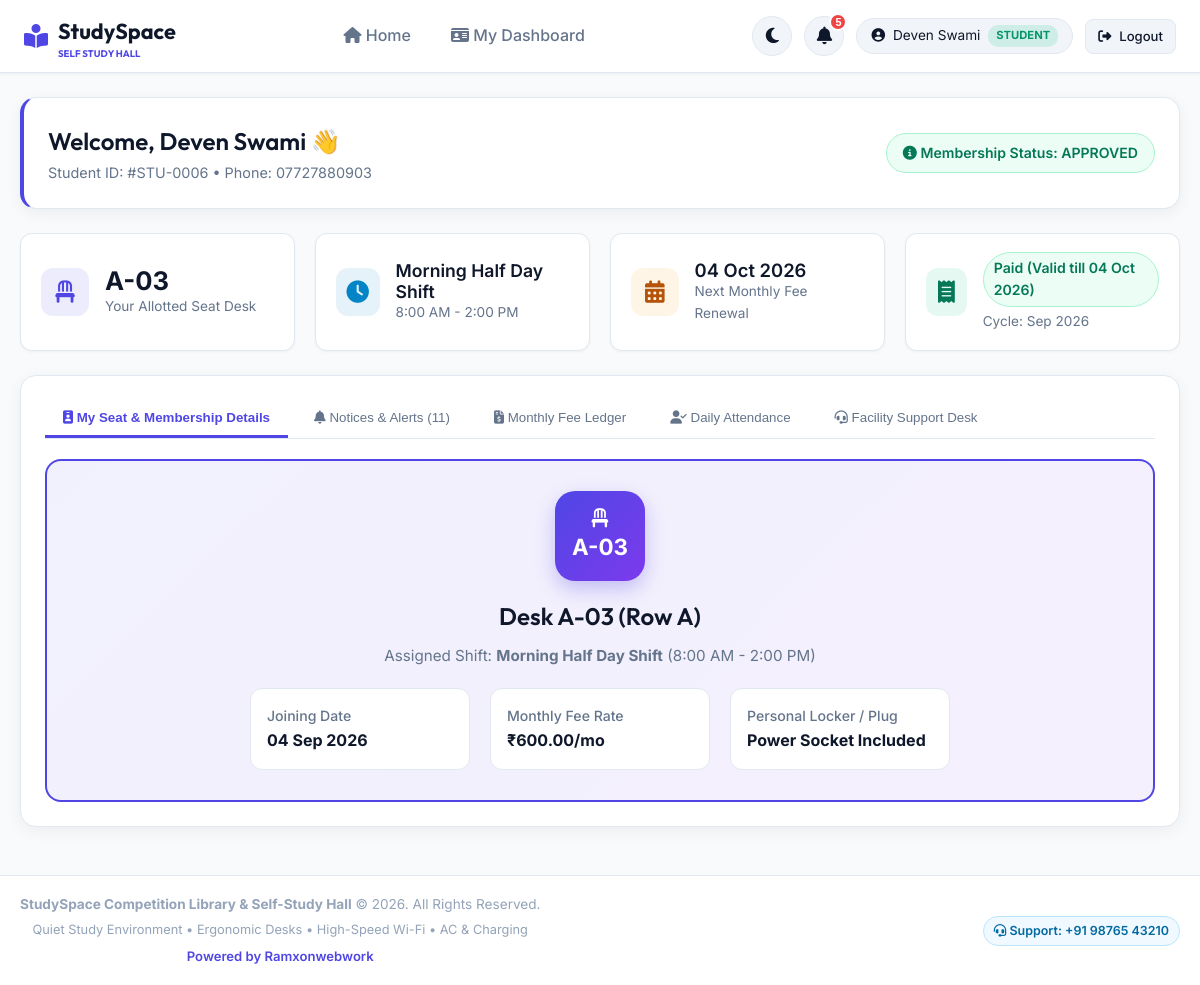
The app's page /student_dashboard.php (signed in) with its own data.
### tables this page shows
CREATE TABLE users (
        id INTEGER PRIMARY KEY AUTOINCREMENT,
        name TEXT NOT NULL,
        email TEXT UNIQUE NOT NULL,
        phone TEXT NOT NULL,
        password TEXT NOT NULL,
        role TEXT NOT NULL DEFAULT 'student', -- 'admin' or 'student'
        emergency_contact TEXT,
        id_proof_type TEXT, -- 'Aadhaar', 'Voter ID', 'Driving License', 'Student ID'
        id_proof_no TEXT,
        status TEXT NOT NULL DEFAULT 'pending', -- 'pending', 'approved', 'hold', 'cancelled'
        created_at DATETIME DEFAULT CURRENT_TIMESTAMP
    , otp_code TEXT, otp_expires_at DATETIME, registered_device_id TEXT, father_name TEXT, address TEXT, is_deleted INTEGER DEFAULT 0, deleted_at DATETIME);

### config/auth.php (called while the page is built, shortened)
<?php
require_once __DIR__ . '/db.php';
function is_logged_in() {
    return isset($_SESSION['user_id']);
}
function current_user() {
    global $pdo;
    $stmt = $pdo->prepare("SELECT * FROM users WHERE id = ?");
    $stmt->execute([$_SESSION['user_id']]);
    return $stmt->fetch();
}
function is_admin() {
    $user = current_user();
    return $user && $user['role'] === 'admin';
}
function format_currency($amount) {
    return '₹' . number_format($amount, 2);
}
function format_date($date_str) {
    return date('d M Y', strtotime($date_str));
}
function get_student_fee_status($pdo, $allocation_id, $start_date) {
    $start = new DateTime($start_date);
    $day_of_month = (int)$start->format('d');
    $stmt = $pdo->prepare("SELECT month_year, paid_date, due_date, amount, payment_mode, receipt_no FROM fee_payments WHERE allocation_id = ? AND payment_status = 'paid' ORDER BY month_year ASC");
    $stmt->execute([$allocation_id]);
    $paid_records = $stmt->fetchAll(PDO::FETCH_ASSOC);
    $paid_months = array_column($paid_records, 'month_year');
    $start_year = (int)$start->format('Y');
    $start_month = (int)$start->format('m');
    $curr_dt = new DateTime(sprintf("%04d-%02d-01", $start_year, $start_month));
    $today = new DateTime();
    $today_str = $today->format('Y-m-d');
    $target_month = null;
    $target_due_date = null;
    $last_paid_due_date = null;
    for ($i = 0; $i < 36; $i++) {
        $m_str = $curr_dt->format('Y-m');
        $days_in_m = (int)$curr_dt->format('t');
        $actual_day = min($day_of_month, $days_in_m);
        $due_str = sprintf("%s-%02d", $m_str, $actual_day);
        if (in_array($m_str, $paid_months)) {
            $last_paid_due_date = $due_str;
        } else {
            $target_month = $m_str;
            $target_due_date = $due_str;
            break;
        }
        $curr_dt->modify('+1 month');
    }
    $current_month_str = date('Y-m');
    $is_current_paid = in_array($current_month_str, $paid_months);
    if ($is_current_paid || ($last_paid_due_date && $today_str < $target_due_date)) {
        return [
            'status' => 'paid',
            'label' => 'Paid (Valid till ' . date('d M Y', strtotime($target_due_date)) . ')',
            'badge_class' => 'badge-success',
            'due_date' => $target_due_date,
            'target_month' => $target_month,
            'target_month_label' => date('F Y', strtotime($target_month . '-01')) . ' (Advance)',
            'is_advance' => true,
            'last_paid_due' => $last_paid_due_date
        ];
    }
}
?>

### student_dashboard.php (the view, shortened to what this page needs)
<?php
require_once __DIR__ . '/includes/header.php';
$user = current_user();
$stmt_alloc = $pdo->prepare("
    SELECT a.*, s.seat_number, s.row_label, sh.name as shift_name, sh.start_time, sh.end_time, sh.fee_amount
    FROM allocations a
    JOIN seats s ON a.seat_id = s.id
    JOIN shifts sh ON a.shift_id = sh.id
    WHERE a.user_id = ?
    ORDER BY a.id DESC LIMIT 1
");
$stmt_alloc->execute([$user['id']]);
$allocation = $stmt_alloc->fetch();
$fee_info = null;
if ($allocation) {
    $fee_info = get_student_fee_status($pdo, $allocation['id'], $allocation['start_date']);
}
$stmt_notifs = $pdo->prepare("
    SELECT * FROM notifications
    WHERE user_id = 0 OR user_id = ?
    ORDER BY id DESC
");
$stmt_notifs->execute([$user['id']]);
$student_notifs = $stmt_notifs->fetchAll();
$notif_count = count($student_notifs);
$active_tab = $_GET['tab'] ?? 'tabSeatInfo';
?>
<div class="card" style="border-left: 4px solid var(--accent-primary);">
    <div style="display: flex; justify-content: space-between; align-items: center; flex-wrap: wrap; gap: 15px;">
        <div>
            <h2>Welcome, <?php echo htmlspecialchars($user['name']); ?> 👋</h2>
            <p style="color: var(--text-muted); font-size: 0.9rem;">
                Student ID: #STU-<?php echo sprintf("%04d", $user['id']); ?> &bull; Phone: <?php echo htmlspecialchars($user['phone']); ?>
            </p>
        </div>
        <div>
            <?php
            $status_class = 'badge-warning';
            if ($user['status'] === 'approved') $status_class = 'badge-success';
            ?>
            <span class="badge <?php echo $status_class; ?>" style="font-size: 0.88rem; padding: 8px 16px;">
                <i class="fas fa-info-circle"></i> Membership Status: <?php echo strtoupper($user['status']); ?>
            </span>
        </div>
    </div>
</div>
<div class="grid-4">
    <div class="stat-card">
        <div class="stat-icon" style="background: rgba(79, 70, 229, 0.1); color: var(--accent-primary);">
            <i class="fas fa-chair"></i>
        </div>
        <div>
            <div class="stat-value">
                <?php echo $allocation ? htmlspecialchars($allocation['seat_number']) : 'Unassigned'; ?>
            </div>
            <div class="stat-label">Your Allotted Seat Desk</div>
        </div>
    </div>
    <div class="stat-card">
        <div class="stat-icon" style="background: rgba(2, 132, 199, 0.1); color: #0284c7;">
            <i class="fas fa-clock"></i>
        </div>
        <div>
            <div class="stat-value" style="font-size: 1.1rem; font-weight: 600;">
                <?php echo $allocation ? htmlspecialchars($allocation['shift_name']) : 'N/A'; ?>
            </div>
            <div class="stat-label">
                <?php if ($allocation): ?>
                    <?php echo date('g:i A', strtotime($allocation['start_time'])); ?> - <?php echo date('g:i A', strtotime($allocation['end_time'])); ?>
                <?php else: ?>
                    Awaiting Admin Approval
                <?php endif; ?>
            </div>
        </div>
    </div>
    <div class="stat-card">
        <div class="stat-icon" style="background: rgba(245, 158, 11, 0.1); color: #b45309;">
            <i class="fas fa-calendar-alt"></i>
        </div>
        <div>
            <div class="stat-value" style="font-size: 1.15rem; font-weight: 600;">
                <?php echo $fee_info ? date('d M Y', strtotime($fee_info['due_date'])) : 'N/A'; ?>
            </div>
            <div class="stat-label">Next Monthly Fee Renewal</div>
        </div>
    </div>
    <div class="stat-card">
        <div class="stat-icon" style="background: rgba(16, 185, 129, 0.1); color: #047857;">
            <i class="fas fa-receipt"></i>
        </div>
        <div>
            <?php if ($fee_info): ?>
                <span class="badge <?php echo $fee_info['badge_class']; ?>" style="font-size: 0.88rem;">
                    <?php echo $fee_info['label']; ?>
                </span>
                <div class="stat-label" style="margin-top: 4px;">Cycle: <?php echo date('M Y'); ?></div>
            <?php else: ?>
                <div class="stat-value" style="font-size: 0.95rem;">Pending Allotment</div>
            <?php endif; ?>
        </div>
    </div>
</div>
<div class="card" style="margin-top: 24px;">
    <div class="tab-navigation">
        <button class="tab-btn <?php echo $active_tab === 'tabSeatInfo' ? 'active' : ''; ?>" data-tab="tabSeatInfo"><i class="fas fa-id-badge"></i> My Seat & Membership Details</button>
        <button class="tab-btn <?php echo $active_tab === 'tabNotifs' ? 'active' : ''; ?>" data-tab="tabNotifs"><i class="fas fa-bell"></i> Notices & Alerts (<?php echo $notif_count; ?>)</button>
        <button class="tab-btn <?php echo $active_tab === 'tabFees' ? 'active' : ''; ?>" data-tab="tabFees"><i class="fas fa-file-invoice-dollar"></i> Monthly Fee Ledger</button>
        <button class="tab-btn <?php echo $active_tab === 'tabAttendance' ? 'active' : ''; ?>" data-tab="tabAttendance"><i class="fas fa-user-check"></i> Daily Attendance</button>
        <button class="tab-btn <?php echo $active_tab === 'tabSupport' ? 'active' : ''; ?>" data-tab="tabSupport"><i class="fas fa-headset"></i> Facility Support Desk</button>
    </div>
    <div id="tabSeatInfo" class="tab-pane <?php echo $active_tab === 'tabSeatInfo' ? 'active' : ''; ?>">
        <?php if ($allocation && $user['status'] === 'approved'): ?>
            <div class="my-seat-hero">
                <div class="my-seat-badge">
                    <i class="fas fa-chair" style="font-size: 1.2rem; margin-bottom: 2px;"></i>
                    <span><?php echo htmlspecialchars($allocation['seat_number']); ?></span>
                </div>
                <h2 style="margin-bottom: 8px;">Desk <?php echo htmlspecialchars($allocation['seat_number']); ?> (Row <?php echo htmlspecialchars($allocation['row_label']); ?>)</h2>
                <p style="color: var(--text-muted); font-size: 0.95rem; margin-bottom: 20px;">
                    Assigned Shift: <strong><?php echo htmlspecialchars($allocation['shift_name']); ?></strong> (<?php echo date('g:i A', strtotime($allocation['start_time'])); ?> - <?php echo date('g:i A', strtotime($allocation['end_time'])); ?>)
                </p>
                <div class="grid-3" style="max-width: 700px; margin: 0 auto; text-align: left;">
                    <div style="background: var(--bg-surface); padding: 16px; border-radius: var(--radius-md); border: 1px solid var(--border-color);">
                        <label class="form-label" style="margin:0;">Joining Date</label>
                        <strong><?php echo format_date($allocation['start_date']); ?></strong>
                    </div>
                    <div style="background: var(--bg-surface); padding: 16px; border-radius: var(--radius-md); border: 1px solid var(--border-color);">
                        <label class="form-label" style="margin:0;">Monthly Fee Rate</label>
                        <strong><?php echo format_currency($allocation['fee_amount']); ?>/mo</strong>
                    </div>
                    <div style="background: var(--bg-surface); padding: 16px; border-radius: var(--radius-md); border: 1px solid var(--border-color);">
                        <label class="form-label" style="margin:0;">Personal Locker / Plug</label>
                        <strong>Power Socket Included</strong>
                    </div>
                </div>
            </div>
        <?php endif; ?>
    </div>
</div>
<?php require_once __DIR__ . '/includes/footer.php'; ?>

### includes/header.php (shortened to what this page needs)
<?php
require_once __DIR__ . '/../config/auth.php';
$user = current_user();
$unread_count = 0;
if (is_logged_in()) {
    $uid = $user['id'];
    if ($user['role'] === 'admin') {
        $stmt_hn = $pdo->query("SELECT n.*, u.name as student_name FROM notifications n LEFT JOIN users u ON n.user_id = u.id ORDER BY n.id DESC LIMIT 5");
    } else {
        $stmt_hn = $pdo->prepare("SELECT * FROM notifications WHERE user_id = 0 OR user_id = ? ORDER BY id DESC LIMIT 5");
        $stmt_hn->execute([$uid]);
    }
    $header_notifs = $stmt_hn->fetchAll();
    $unread_count = count($header_notifs);
}
?>
<!DOCTYPE html>
<html lang="en" data-theme="light">
<head>
    <link rel="stylesheet" href="https://cdnjs.cloudflare.com/ajax/libs/font-awesome/6.4.0/css/all.min.css">
    <link rel="stylesheet" href="assets/css/style.css">
</head>
<body>
    <nav class="navbar">
        <div class="nav-container">
            <a href="index.php" class="brand-logo">
                <i class="fas fa-book-reader"></i>
                <span>StudySpace <small style="font-size:0.6rem; color:var(--accent-primary); display:block; line-height:1;">SELF STUDY HALL</small></span>
            </a>
            <ul class="nav-links">
                <li><a href="index.php" class="nav-link"><i class="fas fa-home"></i> Home</a></li>
                <?php if (is_logged_in()): ?>
                    <?php if (is_admin()): ?>
                        <li><a href="admin_dashboard.php" class="nav-link"><i class="fas fa-chart-line"></i> Admin Dashboard</a></li>
                    <?php else: ?>
                        <li><a href="student_dashboard.php" class="nav-link"><i class="fas fa-id-card"></i> My Dashboard</a></li>
                    <?php endif; ?>
                <?php endif; ?>
            </ul>
            <div class="nav-user">
                <button id="themeToggleBtn" class="theme-toggle-btn" title="Toggle Light / Dark Mode">
                </button>
                <?php if (is_logged_in()): ?>
                    <div class="notif-dropdown-wrapper">
                        <button id="notifBellBtn" class="theme-toggle-btn" title="Notifications & Notices">
                            <i class="fas fa-bell"></i>
                            <?php if ($unread_count > 0): ?>
                                <span class="notif-badge"><?php echo $unread_count; ?></span>
                            <?php endif; ?>
                        </button>
                                <?php if (is_admin()): ?>
                                    <a href="admin_dashboard.php?tab=notifs">View All Notifications in Admin &rarr;</a>
                                <?php else: ?>
                                    <a href="student_dashboard.php?tab=tabNotifs">View All Notices &rarr;</a>
                                <?php endif; ?>
                    </div>
                    <div class="user-badge">
                        <i class="fas fa-user-circle"></i>
                        <span><?php echo htmlspecialchars($user['name']); ?></span>
                        <span class="role-pill <?php echo $user['role'] === 'admin' ? 'role-admin' : 'role-student'; ?>">
                            <?php echo strtoupper($user['role']); ?>
                        </span>
                    </div>
                    <a href="api/auth.php?action=logout" class="btn btn-secondary btn-sm"><i class="fas fa-sign-out-alt"></i> Logout</a>
                <?php else: ?>
                    <a href="login.php" class="btn btn-secondary btn-sm"><i class="fas fa-sign-in-alt"></i> Login</a>
                    <a href="login.php?tab=register" class="btn btn-primary btn-sm"><i class="fas fa-user-plus"></i> Join Library</a>
                <?php endif; ?>
            </div>
        </div>
    </nav>
    <div class="main-wrapper">

### records on screen
users: name "Deven Swami", role "STUDENT", id "0006", phone "07727880903", status "APPROVED"

### other values on screen
$unread_count "5"
$allocation['seat_number'] "A-03"
$allocation['shift_name'] "Morning Half Day Shift"
date('g:i A', strtotime($allocation['start_time'])) "8:00 AM"
date('g:i A', strtotime($allocation['end_time'])) "2:00 PM"
date('d M Y', strtotime($fee_info['due_date'])) "04 Oct 2026"
$fee_info['label'] "Paid (Valid till 04 Oct 2026)"
$notif_count "11"
$allocation['row_label'] "A"
format_date($allocation['start_date']) "04 Sep 2026"
format_currency($allocation['fee_amount']) "₹600.00"
